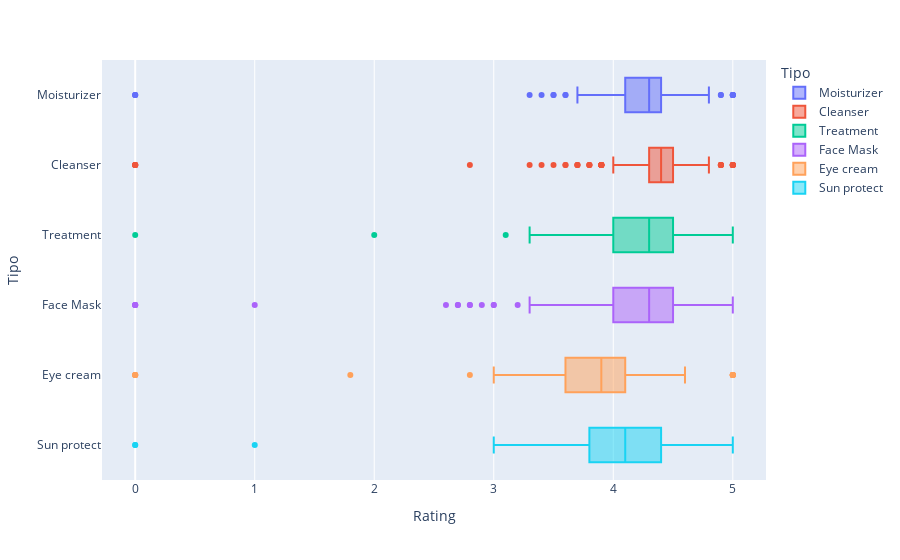

Source (notebook cell):
### Code cell
# Plot de Distribuição (BoxPlot) por Tipo e Rating
px.box(df_cosmeticos, x='Rating', y='Tipo', color='Tipo', orientation='h', hover_data=['Marca', 'Nome'])

### Figure 1 — Plotly figure (JSON) as saved in the notebook; plotly's stock layout.template omitted (floating-point values rounded to 4 significant figures; data arrays with more than 128 entries replaced by an {"elided": "..."} marker saying what was removed)
{"data": [{"alignmentgroup": "True", "customdata": {"elided": "298x2 str values"}, "hovertemplate": "Tipo=%{y}<br>Rating=%{x}<br>Marca=%{customdata[0]}<br>Nome=%{customdata[1]}<extra></extra>", "legendgroup": "Moisturizer", "marker": {"color": "#636efa"}, "name": "Moisturizer", "notched": false, "offsetgroup": "Moisturizer", "orientation": "h", "showlegend": true, "type": "box", "x": {"elided": "298 float values"}, "x0": " ", "xaxis": "x", "y": {"elided": "298 str values"}, "y0": " ", "yaxis": "y"}, {"alignmentgroup": "True", "customdata": {"elided": "281x2 str values"}, "hovertemplate": "Tipo=%{y}<br>Rating=%{x}<br>Marca=%{customdata[0]}<br>Nome=%{customdata[1]}<extra></extra>", "legendgroup": "Cleanser", "marker": {"color": "#EF553B"}, "name": "Cleanser", "notched": false, "offsetgroup": "Cleanser", "orientation": "h", "showlegend": true, "type": "box", "x": {"elided": "281 float values"}, "x0": " ", "xaxis": "x", "y": {"elided": "281 str values"}, "y0": " ", "yaxis": "y"}, {"alignmentgroup": "True", "customdata": {"elided": "248x2 str values"}, "hovertemplate": "Tipo=%{y}<br>Rating=%{x}<br>Marca=%{customdata[0]}<br>Nome=%{customdata[1]}<extra></extra>", "legendgroup": "Treatment", "marker": {"color": "#00cc96"}, "name": "Treatment", "notched": false, "offsetgroup": "Treatment", "orientation": "h", "showlegend": true, "type": "box", "x": {"elided": "248 float values"}, "x0": " ", "xaxis": "x", "y": {"elided": "248 str values"}, "y0": " ", "yaxis": "y"}, {"alignmentgroup": "True", "customdata": {"elided": "266x2 str values"}, "hovertemplate": "Tipo=%{y}<br>Rating=%{x}<br>Marca=%{customdata[0]}<br>Nome=%{customdata[1]}<extra></extra>", "legendgroup": "Face Mask", "marker": {"color": "#ab63fa"}, "name": "Face Mask", "notched": false, "offsetgroup": "Face Mask", "orientation": "h", "showlegend": true, "type": "box", "x": {"elided": "266 float values"}, "x0": " ", "xaxis": "x", "y": {"elided": "266 str values"}, "y0": " ", "yaxis": "y"}, {"alignmentgroup": "True", "customdata": {"elided": "209x2 str values"}, "hovertemplate": "Tipo=%{y}<br>Rating=%{x}<br>Marca=%{customdata[0]}<br>Nome=%{customdata[1]}<extra></extra>", "legendgroup": "Eye cream", "marker": {"color": "#FFA15A"}, "name": "Eye cream", "notched": false, "offsetgroup": "Eye cream", "orientation": "h", "showlegend": true, "type": "box", "x": {"elided": "209 float values"}, "x0": " ", "xaxis": "x", "y": {"elided": "209 str values"}, "y0": " ", "yaxis": "y"}, {"alignmentgroup": "True", "customdata": {"elided": "170x2 str values"}, "hovertemplate": "Tipo=%{y}<br>Rating=%{x}<br>Marca=%{customdata[0]}<br>Nome=%{customdata[1]}<extra></extra>", "legendgroup": "Sun protect", "marker": {"color": "#19d3f3"}, "name": "Sun protect", "notched": false, "offsetgroup": "Sun protect", "orientation": "h", "showlegend": true, "type": "box", "x": {"elided": "170 float values"}, "x0": " ", "xaxis": "x", "y": {"elided": "170 str values"}, "y0": " ", "yaxis": "y"}], "layout": {"boxmode": "overlay", "legend": {"title": {"text": "Tipo"}, "tracegroupgap": 0}, "margin": {"t": 60}, "xaxis": {"anchor": "y", "domain": [0, 1], "title": {"text": "Rating"}}, "yaxis": {"anchor": "x", "categoryarray": ["Sun protect", "Eye cream", "Face Mask", "Treatment", "Cleanser", "Moisturizer"], "categoryorder": "array", "domain": [0, 1], "title": {"text": "Tipo"}}}}
